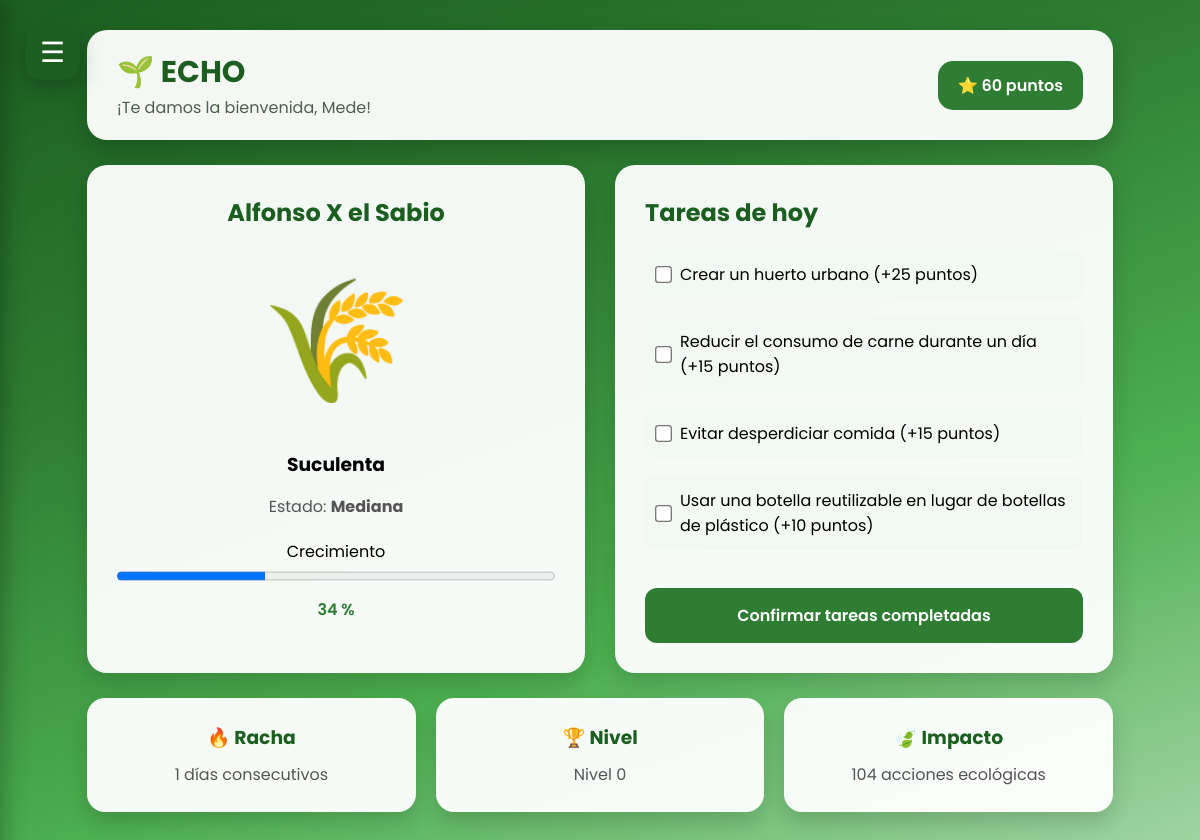
The page /dashboard (signed in) on the database its author committed.
### main.py (models this page shows, shortened)
class User(db.Model):
    id = db.Column(db.Integer, primary_key=True)
    email = db.Column(db.String(100), unique=True, nullable=False)
    password = db.Column(db.String(100), nullable=False)
    username = db.Column(db.String(100), nullable=True)
    points = db.Column(db.Integer, default=0)
    plant_name = db.Column(db.String(200), default=0)
    plant_type = db.Column(db.String(200), default=0)
    streak = db.Column(db.Integer, default=0)
    lvl = db.Column(db.Integer, default=0)
    impact = db.Column(db.Integer, default=0)

### main.py (the view)
@app.route('/dashboard', methods=['GET', 'POST'])
def dashboard():
    if 'user_id' in session:
        user_id = session['user_id']
        create_task(user_id)
        user = User.query.get(user_id)
        tareas = Task.query.filter_by(
            user_id=user_id,
            date=str(date.today())
        ).all()
        return render_template(
            'dashboard.html',
            user=user,
            tareas=tareas
        )
    else:
        return redirect('/')

### main.py (called while the page is built)
def create_task(user_id):
    hoy = str(date.today())
    tareas_hoy = Task.query.filter_by(
        user_id=user_id,
        date=hoy
    ).first()
    if tareas_hoy:
        return
    tareas_aleatorias = random.sample(tareas, 4)
    for tarea in tareas_aleatorias:
        db.session.add(Task(
            user_id=user_id,
            name=tarea["name"],
            points=tarea["points"],
            completed=False,
            date=str(date.today())
        ))
    db.session.commit()

### templates/dashboard.html (shortened to what this page needs)
<!DOCTYPE html>
<html lang="es">
<head>
    <link rel="stylesheet" href="../static/css/principal.css">
</head>
<body>
    <header class="encabezado">
        <div>
            <h1>🌱 ECHO</h1>
            <p>¡Te damos la bienvenida, {{ user.username }}!</p>
        </div>
        <div class="puntos">
            ⭐ {{ user.points }} puntos
        </div>
    </header>
    <main class="contenido">
        <section class="planta">
            <h2>{{ user.plant_name }}</h2>
            <div class="imagen-planta">
                {% if user.impact < 100 %}
                    🌱
                {% elif user.impact < 200 %}
                    🌾
                {% else %}
                    🌳
                {% endif %}
            </div>
            <h3>{{ user.plant_type }}</h3>
            <p class="estado">
                Estado: <strong>
                {% if user.impact < 100 %}
                    Pequeña
                {% elif user.impact < 200 %}
                    Mediana
                {% else %}
                    Grande
                {% endif %}
                </strong>
            </p>
            <div class="progreso">
                <label>Crecimiento</label>
                <progress value="{{ user.impact//3 }}" max="100"></progress>
                <span>{{ user.impact //3 }} %</span>
            </div>
        </section>
        <section class="tareas">
            <h2>Tareas de hoy</h2>
            <form action="/completar_tareas" method="POST">
            {% if tareas %}
                {% for task in tareas %}
                    {% if task.completed %}
                        <div class="tarea completada">
                            <input
                            type="checkbox"
                            name="tareas"
                            value="{{ task.id }}"
                            checked
                            disabled>
                            <label>
                                {{ task.name }}
                                (+{{ task.points }} puntos)
                            </label>
                        </div>
                    {% else %}
                        <div class="tarea">
                            <input
                            type="checkbox"
                            name="tareas"
                            value="{{ task.id }}">
                            <label>
                                {{ task.name }}
                                (+{{ task.points }} puntos)
                            </label>
                        </div>
                    {% endif %}
                {% endfor %}
            {% else %}
                <p>No tienes tareas pendientes 🎉</p>
            {% endif %}
            <button class="boton-principal">
            Confirmar tareas completadas
            </button>
            </form>
        </section>
    </main>
    <section class="resumen">
        <div class="card">
            <h3>🔥 Racha</h3>
            <p>{{ user.streak }} días consecutivos</p>
        </div>
        <div class="card">
            <h3>🏆 Nivel</h3>
            <p>Nivel {{ user.lvl }}</p>
        </div>
        <div class="card">
            <h3>🍃 Impacto</h3>
            <p>{{ user.impact }} acciones ecológicas</p>
        </div>
    </section>
<button class="menu-btn" onclick="abrirMenu()">
    ☰
</button>
</body>
</html>

### static/css/principal.css (style rules this page uses)
* { margin:0; padding:0; box-sizing:border-box; font-family:'Poppins', sans-serif; }
body { min-height:100vh; background:linear-gradient(160deg,#1B5E20,#2E7D32,#4CAF50,#A5D6A7); display:flex; flex-direction:column; align-items:center; padding:30px; }
.encabezado { width:90%; max-width:1100px; background:rgba(255,255,255,0.95); border-radius:20px; padding:20px 30px; display:flex; justify-content:space-between; align-items:center; box-shadow:0 10px 25px rgba(0,0,0,.2); margin-bottom:25px; }
.encabezado h1 { color:#1B5E20; font-size:30px; }
.encabezado p { color:#4E5D4E; }
.puntos { background:#2E7D32; color:white; padding:12px 20px; border-radius:15px; font-weight:600; }
.contenido { width:90%; max-width:1100px; display:flex; gap:30px; margin-bottom:25px; }
.planta, .tareas { flex:1; background:rgba(255,255,255,.95); border-radius:20px; padding:30px; box-shadow:0 10px 25px rgba(0,0,0,.15); }
.planta { text-align:center; }
.planta h2, .tareas h2 { color:#1B5E20; margin-bottom:20px; }
.imagen-planta { font-size:120px; margin:20px 0; }
.estado { margin:15px 0; color:#555; }
.progreso { margin-top:20px; }
progress { width:100%; height:18px; }
.progreso span { display:block; margin-top:8px; color:#2E7D32; font-weight:600; }
.tarea { display:flex; align-items:center; gap:10px; margin:18px 0; padding:12px; border-radius:10px; background:#F2F8F2; }
.tarea input { transform:scale(1.3); accent-color:#2E7D32; }
.boton-principal { width:100%; margin-top:20px; padding:15px; border:none; border-radius:12px; background:#2E7D32; color:white; font-size:16px; font-weight:600; cursor:pointer; transition:.3s; }
.resumen { width:90%; max-width:1100px; display:flex; gap:20px; margin-bottom:25px; }
.card { flex:1; background:rgba(255,255,255,.95); border-radius:18px; padding:25px; text-align:center; box-shadow:0 10px 20px rgba(0,0,0,.15); }
.card h3 { color:#1B5E20; margin-bottom:10px; }
.card p { color:#555; }
.menu-btn { position:fixed; top:25px; left:25px; width:55px; height:55px; border:none; border-radius:15px; background:#1B5E20; color:white; font-size:28px; cursor:pointer; box-shadow:0 8px 20px rgba(0,0,0,.25); transition:.3s; z-index:1001; }

### rows shown on the page
User: username "Mede", points "60", plant_name "Alfonso X el Sabio", plant_type "Suculenta", impact "34", streak "1", lvl "0", impact "104"

### other values the page prints
{{ task.name }} "Crear un huerto urbano" "Reducir el consumo de carne durante un día" "Evitar desperdiciar comida" "Usar una botella reutilizable en lugar de botellas de plástico"
{{ task.points }} "25" "15" "15" "10"
